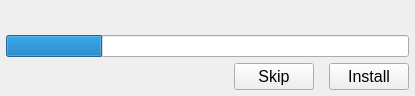
<?xml version="1.0" encoding="UTF-8"?>
<ui version="4.0">
 <class>package_shifter</class>
 <widget class="QWidget" name="package_shifter">
  <property name="geometry">
   <rect>
    <x>0</x>
    <y>0</y>
    <width>415</width>
    <height>96</height>
   </rect>
  </property>
  <property name="windowTitle">
   <string>Form</string>
  </property>
  <layout class="QVBoxLayout" name="verticalLayout_2">
   <property name="leftMargin">
    <number>6</number>
   </property>
   <property name="topMargin">
    <number>6</number>
   </property>
   <property name="rightMargin">
    <number>6</number>
   </property>
   <property name="bottomMargin">
    <number>6</number>
   </property>
   <item>
    <layout class="QVBoxLayout" name="verticalLayout">
     <item>
      <widget class="QLabel" name="label_message">
       <property name="text">
        <string/>
       </property>
      </widget>
     </item>
     <item>
      <widget class="QProgressBar" name="progressBar">
       <property name="value">
        <number>24</number>
       </property>
       <property name="format">
        <string/>
       </property>
      </widget>
     </item>
     <item>
      <layout class="QHBoxLayout" name="horizontalLayout">
       <property name="spacing">
        <number>15</number>
       </property>
       <item>
        <spacer name="horizontalSpacer">
         <property name="orientation">
          <enum>Qt::Horizontal</enum>
         </property>
         <property name="sizeHint" stdset="0">
          <size>
           <width>40</width>
           <height>20</height>
          </size>
         </property>
        </spacer>
       </item>
       <item>
        <widget class="QPushButton" name="pushButton_skip">
         <property name="font">
          <font>
           <pointsize>12</pointsize>
          </font>
         </property>
         <property name="text">
          <string>Skip</string>
         </property>
        </widget>
       </item>
       <item>
        <widget class="QPushButton" name="pushButton_install">
         <property name="font">
          <font>
           <pointsize>12</pointsize>
          </font>
         </property>
         <property name="text">
          <string>Install</string>
         </property>
         <property name="iconSize">
          <size>
           <width>16</width>
           <height>16</height>
          </size>
         </property>
        </widget>
       </item>
      </layout>
     </item>
    </layout>
   </item>
  </layout>
 </widget>
 <resources/>
 <connections/>
</ui>
